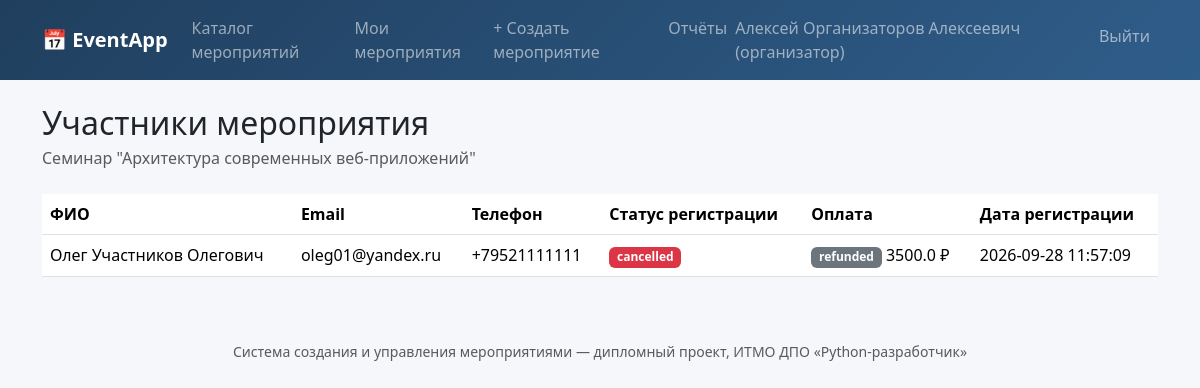
The app's page /events/1/participants (signed in) with its own data.
### tables this page shows
CREATE TABLE users (
    id            INTEGER PRIMARY KEY AUTOINCREMENT,
    full_name     TEXT    NOT NULL,
    email         TEXT    NOT NULL UNIQUE,
    phone         TEXT,
    password_hash TEXT    NOT NULL,
    role          TEXT    NOT NULL CHECK (role IN ('organizer', 'participant')),
    created_at    TEXT    NOT NULL DEFAULT (datetime('now'))
);

CREATE TABLE events (
    id             INTEGER PRIMARY KEY AUTOINCREMENT,
    organizer_id   INTEGER NOT NULL REFERENCES users(id) ON DELETE CASCADE,
    title          TEXT    NOT NULL,
    description    TEXT,
    category       TEXT    NOT NULL DEFAULT 'Другое',
    location       TEXT    NOT NULL,
    start_datetime TEXT    NOT NULL,   -- ISO 8601, 'YYYY-MM-DD HH:MM'
    end_datetime   TEXT,
    capacity       INTEGER NOT NULL CHECK (capacity > 0),
    price          REAL    NOT NULL DEFAULT 0 CHECK (price >= 0),
    status         TEXT    NOT NULL DEFAULT 'published'
                     CHECK (status IN ('draft', 'published', 'cancelled', 'completed')),
    created_at     TEXT    NOT NULL DEFAULT (datetime('now'))
);

CREATE TABLE payments (
    id               INTEGER PRIMARY KEY AUTOINCREMENT,
    registration_id  INTEGER NOT NULL REFERENCES registrations(id) ON DELETE CASCADE,
    amount           REAL    NOT NULL CHECK (amount >= 0),
    method            TEXT    NOT NULL DEFAULT 'mock_card',
    status           TEXT    NOT NULL DEFAULT 'pending'
                        CHECK (status IN ('pending', 'paid', 'failed', 'refunded')),
    transaction_ref  TEXT,
    created_at       TEXT    NOT NULL DEFAULT (datetime('now')),
    paid_at          TEXT
);

CREATE TABLE registrations (
    id             INTEGER PRIMARY KEY AUTOINCREMENT,
    event_id       INTEGER NOT NULL REFERENCES events(id) ON DELETE CASCADE,
    participant_id INTEGER NOT NULL REFERENCES users(id) ON DELETE CASCADE,
    status         TEXT    NOT NULL DEFAULT 'pending'
                     CHECK (status IN ('pending', 'confirmed', 'cancelled')),
    registered_at  TEXT    NOT NULL DEFAULT (datetime('now')),
    UNIQUE (event_id, participant_id)   -- нельзя зарегистрироваться на одно
                                          -- мероприятие дважды
);

### events.py (the view)
@bp.route("/<int:event_id>/participants")
@role_required("organizer")
def participants(event_id):
    event = _get_event_or_404(event_id)
    if event["organizer_id"] != g.user["id"]:
        abort(403)
    db = get_db()
    rows = db.execute(
        "SELECT r.id AS reg_id, r.status AS reg_status, r.registered_at, "
        "       u.full_name, u.email, u.phone, "
        "       p.status AS payment_status, p.amount, p.transaction_ref "
        "FROM registrations r "
        "JOIN users u ON u.id = r.participant_id "
        "LEFT JOIN payments p ON p.registration_id = r.id "
        "WHERE r.event_id = ? ORDER BY r.registered_at ASC",
        (event_id,),
    ).fetchall()
    return render_template("events/participants.html", event=event, rows=rows)

### auth.py (called while the page is built)
@bp.before_app_request
def load_logged_in_user():
    user_id = session.get("user_id")
    if user_id is None:
        g.user = None
    else:
        g.user = get_db().execute(
            "SELECT * FROM users WHERE id = ?", (user_id,)
        ).fetchone()

def login_required(view):
    @functools.wraps(view)
    def wrapped(**kwargs):
        if g.user is None:
            flash("Пожалуйста, войдите в систему.", "warning")
            return redirect(url_for("auth.login", next=request.path))
        return view(**kwargs)
    return wrapped

def role_required(role):
    def decorator(view):
        @functools.wraps(view)
        @login_required
        def wrapped(**kwargs):
            if g.user["role"] != role:
                flash("Недостаточно прав для доступа к этой странице.", "danger")
                return redirect(url_for("events.catalog"))
            return view(**kwargs)
        return wrapped
    return decorator

### db.py (called while the page is built)
def get_db():
    if "db" not in g:
        g.db = sqlite3.connect(current_app.config["DATABASE_PATH"])
        g.db.row_factory = sqlite3.Row
        g.db.execute("PRAGMA foreign_keys = ON")
    return g.db

### events.py (called while the page is built)
def _get_event_or_404(event_id):
    db = get_db()
    event = db.execute("SELECT * FROM events WHERE id = ?", (event_id,)).fetchone()
    if event is None:
        abort(404)
    return event

### templates/events/participants.html (shortened to what this page needs)
{% extends "base.html" %}
{% block content %}
<h2 class="mb-1">Участники мероприятия</h2>
<p class="text-muted mb-4">{{ event['title'] }}</p>
<table class="table bg-white align-middle">
    <thead>
        <tr>
            <th>ФИО</th><th>Email</th><th>Телефон</th><th>Статус регистрации</th><th>Оплата</th><th>Дата регистрации</th>
        </tr>
    </thead>
    <tbody>
    {% for r in rows %}
        <tr>
            <td>{{ r['full_name'] }}</td>
            <td>{{ r['email'] }}</td>
            <td>{{ r['phone'] or '—' }}</td>
            <td><span class="badge bg-{{ {'pending':'warning','confirmed':'success','cancelled':'danger'}[r['reg_status']] }}">{{ r['reg_status'] }}</span></td>
            <td>{% if r['payment_status'] %}<span class="badge bg-{{ {'pending':'warning','paid':'success','failed':'danger','refunded':'secondary'}[r['payment_status']] }}">{{ r['payment_status'] }}</span> {{ r['amount'] }} ₽{% else %}бесплатно{% endif %}</td>
            <td>{{ r['registered_at'] }}</td>
        </tr>
    {% endfor %}
    </tbody>
</table>
{% endblock %}

### templates/base.html (shortened to what this page needs)
<!doctype html>
<html lang="ru">
<head>
    <link href="{{ url_for('static', filename='vendor/bootstrap/css/bootstrap.min.css') }}" rel="stylesheet">
    <link href="{{ url_for('static', filename='style.css') }}" rel="stylesheet">
</head>
<body>
<nav class="navbar navbar-expand-lg navbar-dark app-navbar">
    <div class="container">
        <a class="navbar-brand fw-bold" href="{{ url_for('events.catalog') }}">📅 EventApp</a>
        <div class="collapse navbar-collapse" id="nav">
            <ul class="navbar-nav me-auto">
                <li class="nav-item"><a class="nav-link" href="{{ url_for('events.catalog') }}">Каталог мероприятий</a></li>
                {% if current_user and current_user['role'] == 'organizer' %}
                    <li class="nav-item"><a class="nav-link" href="{{ url_for('events.my_events') }}">Мои мероприятия</a></li>
                    <li class="nav-item"><a class="nav-link" href="{{ url_for('events.create') }}">+ Создать мероприятие</a></li>
                    <li class="nav-item"><a class="nav-link" href="{{ url_for('reports.dashboard') }}">Отчёты</a></li>
                {% elif current_user and current_user['role'] == 'participant' %}
                    <li class="nav-item"><a class="nav-link" href="{{ url_for('registrations.mine') }}">Мои регистрации</a></li>
                {% endif %}
            </ul>
            <ul class="navbar-nav">
                {% if current_user %}
                    <li class="nav-item"><span class="navbar-text me-3">{{ current_user['full_name'] }} ({{ 'организатор' if current_user['role']=='organizer' else 'участник' }})</span></li>
                    <li class="nav-item"><a class="nav-link" href="{{ url_for('auth.logout') }}">Выйти</a></li>
                {% else %}
                    <li class="nav-item"><a class="nav-link" href="{{ url_for('auth.login') }}">Войти</a></li>
                    <li class="nav-item"><a class="nav-link" href="{{ url_for('auth.register') }}">Регистрация</a></li>
                {% endif %}
            </ul>
        </div>
    </div>
</nav>
<div class="container py-4">
    {% block content %}{% endblock %}
</div>
<footer class="text-center text-muted py-4 small">
    Система создания и управления мероприятиями — дипломный проект, ИТМО ДПО «Python-разработчик»
</footer>
</body>
</html>

### static/style.css (style rules this page uses)
:root { --brand: #2f5d8a; --brand-dark: #203f5e; --accent: #e8963c; }
body { background: #f5f7fa; }
.app-navbar { background: linear-gradient(135deg, var(--brand-dark), var(--brand)); }

### records on screen
users: full_name "Алексей Организаторов Алексеевич", role "организатор"
events: title "Семинар \"Архитектура современных веб-приложений\""
payments: full_name "Олег Участников Олегович", email "oleg01@yandex.ru", phone "+79521111111", reg_status "cancelled", payment_status "refunded", amount "3500.0", registered_at "2026-09-28 11:57:09"
